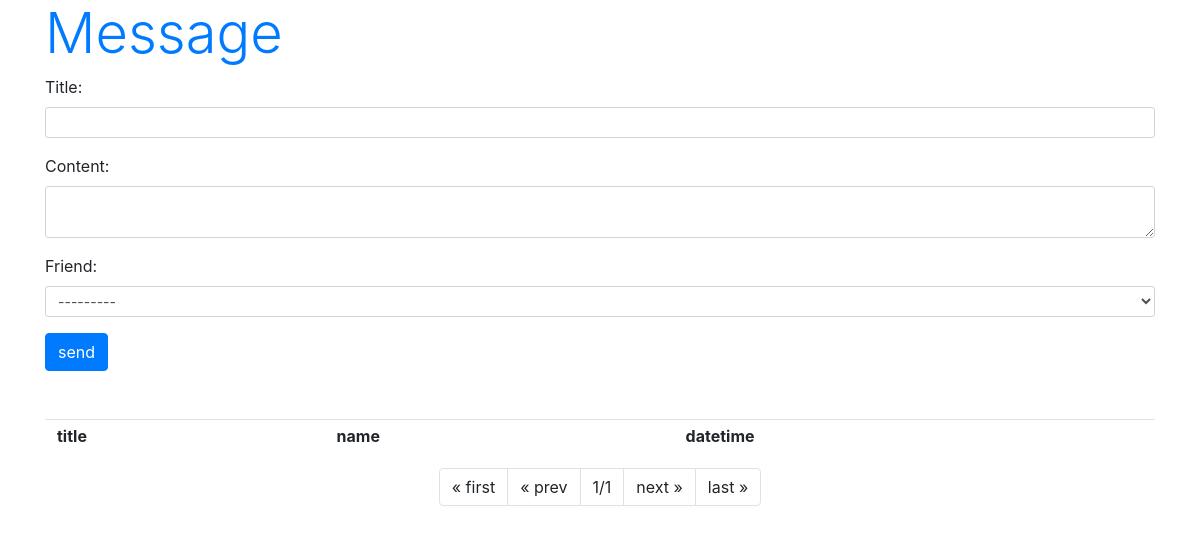
/hello/message/, run on an earlier commit of the app's database.
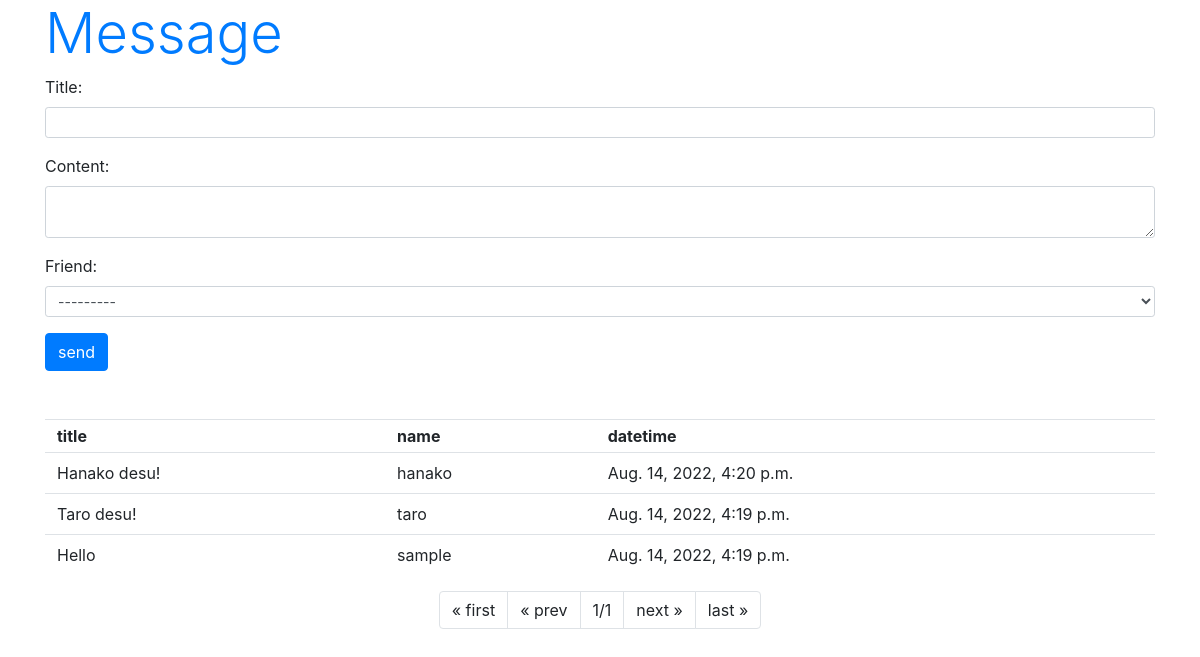
And on a later commit of the database.
### hello/models.py (models this page shows, shortened)
class Message(models.Model):
  friend = models.ForeignKey(Friend, on_delete=models.CASCADE) #ForeignKeyを使ってFriendとの関連付けと削除用の機能を設定
  title = models.CharField(max_length=100)
  content = models.CharField(max_length=300)
  pub_date = models.DateTimeField(auto_now_add=True) #auto_now_addをTrueにすることで、自動で値が設定されるようになる
  class Meta:
    ordering = ('pub_date',) #レコードを投稿日時順に並べ替えるための処理

class Friend(models.Model): #Friendクラスの定義、下記に定義された情報がテーブルの項目と入れる値のデータ型を決定する
  name = models.CharField(max_length=100, \
    validators=[number_only]) #自分で定義したバリデーター用の関数をバリデーションとして設定
  mail = models.EmailField(max_length=200)
  gender = models.BooleanField()
  age = models.IntegerField(validators=[ \
    MinValueValidator(0), \
    MaxValueValidator(150)]) #項目ageに最小値と最大値のバリデーションを設定
  birthday = models.DateField()
  def __str__(self): #テキストの値を返す__str__メソッドを定義、これによってFriendクラスのインスタンスを{{}}で表示可能に
      return '<Friend:id=' + str(self.id) + ',' + self.name + '(' + str(self.age) + ')>' #レコードを追加したときの管理ツールでの表示される値を返す

### hello/views.py (the view)
# urls.py: path('message/', views.message, name='message'),
def message(request, page=1):
  if (request.method == 'POST'):
    obj = Message()
    form = MessageForm(request.POST, instance=obj) #MessageFormからPOSTメソッドで送信されたデータをformインスタンスとして生成
    form.save() #生成されたフォームの内容を保存する
  data = Message.objects.all().reverse() #Messageモデルの全レコードを取得し、pub_dataが新しい順に表示
  paginator = Paginator(data, 5) #1ページあたりのレコードを5つにしてページネーションする
  params = {
    'title':'Message',
    'form':MessageForm(),
    'data':paginator.get_page(page), #get_pageメソッドでアクセス時のページを取得する
  }
  return render(request, 'hello/message.html',params)

### hello/forms.py
class MessageForm(forms.ModelForm):
  class Meta:
    model = Message
    fields = ['title', 'content', 'friend']
    widgets = {
      'title':forms.TextInput(attrs={'class':'form-control form-control-sm', 'rows':2}),
      'content':forms.Textarea(attrs={'class':'form-control form-control-sm', 'rows':2}),
      'friend':forms.Select(attrs={'class':'form-control form-control-sm', 'rows':2}), #セレクトボックスでFriendモデルの値を表示
    }

### hello/templates/hello/message.html (shortened to what this page needs)
{% load static %}
<!doctype html>
<html lang="ja">
<head>
  <link rel="stylesheet"
    href="https://stackpath.bootstrapcdn.com/bootstrap/4.3.1/css/bootstrap.min.css"
>
</head>
<body class="container">
  <h1 class="display-4 text-primary">{{title}}</h1>
  <form action="{% url 'message' %}" method="post">
  {{form.as_p}}
  <input type="submit" value="send" class="btn btn-primary">
  <table class="table">
    <tr>
      <th class="py-1">title</th>
      <th class="py-1">name</th>
      <th class="py-1">datetime</th>
    </tr>
  {% for item in data %}
  <tr>
    <td class="py-2">{{item.title}}</td>
    <td class="py-2">{{item.friend.name}}</td>
    <td class="py-2">{{item.pub_date}}</td>
  </tr>
  {% endfor %}
  </table>
  <ul class="pagination justify-content-center">
    {% if data.has_previous %}
    <li class="page-item">
      <a class="page-link" href="{% url 'message' %}">&laquo; first</a>
    </li>
    <li class="page-item">
      <a class="page-link" href="{% url 'message' %}{{data.previous_page_number}}">&laquo; prev</a>
    </li>
    {% else %}
    <li class="page-item">
      <a class="page-link">&laquo; first</a>
    </li>
    <li class="page-item">
      <a class="page-link">&laquo; prev</a>
    </li>
    {% endif %}
    <li class="page-item">
      <a class="page-link">{{data.number}}/{{data.paginator.num_pages}}</a>
    </li>
    {% if data.has_next %}
    <li class="page-item">
      <a class="page-link" href="{% url 'message' %}{{data.next_page_number}}">next &raquo;</a>
    </li>
    <li class="page-item">
      <a class="page-link" href="{% url 'message' %}{{data.paginator.num_pages}}">last &raquo;</a>
    </li>
    {% else %}
    <li class="page-item">
      <a class="page-link">next &raquo;</a>
    </li>
    <li class="page-item">
      <a class="page-link">last &raquo;</a>
    </li>
    {% endif %}
  </ul>
</body>
</html>

What changed in the data, as far as the page shows it:
added Message: title "Hanako desu!", friend.name "hanako", pub_date "Aug. 14, 2022, 4:20 p.m."
added Message: title "Taro desu!", friend.name "taro", pub_date "Aug. 14, 2022, 4:19 p.m."
added Message: title "Hello", friend.name "sample", pub_date "Aug. 14, 2022, 4:19 p.m."
